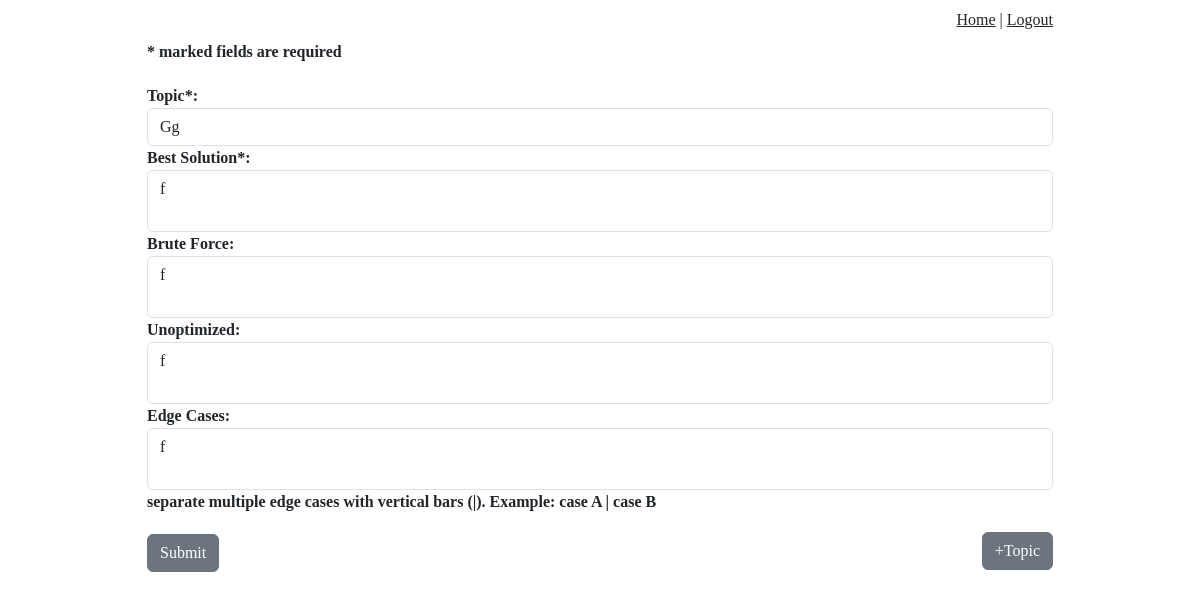
Before: /quizzer/problem/1/update_problem/ (signed in) with the older database file.
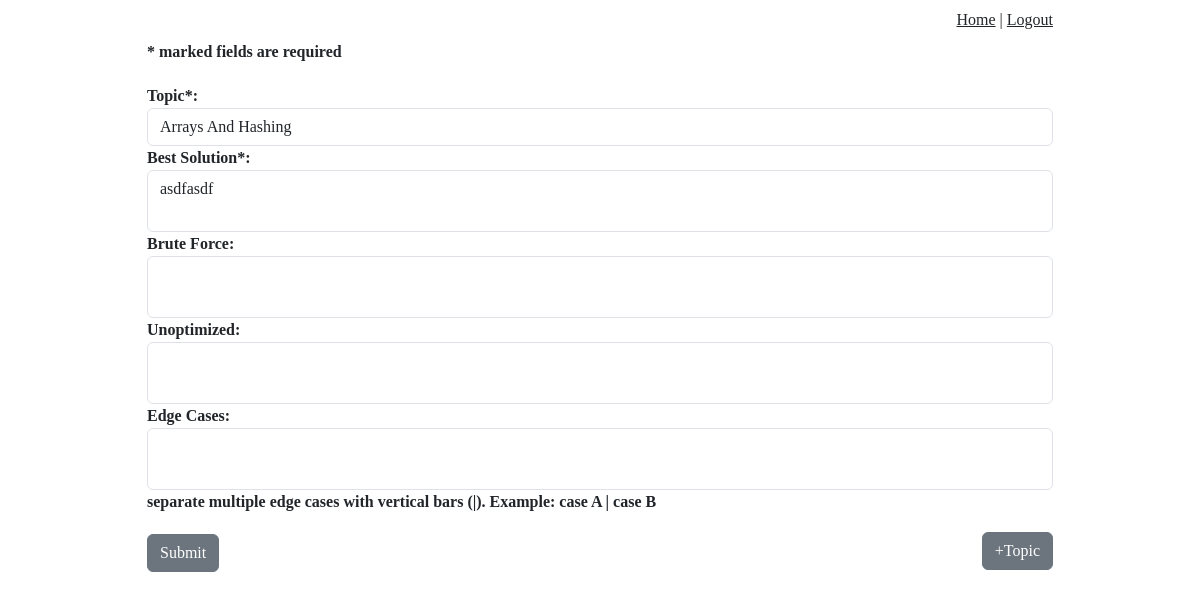
After: the same page with the newer database file.
### leetquizzer/models.py (models this page shows, shortened)
class Problem(models.Model):
    name = models.CharField(max_length=100)
    user = models.ForeignKey(User, on_delete=models.CASCADE)
    number = models.PositiveIntegerField()
    link = models.URLField(max_length=150)
    wrong = models.BooleanField(default=False)
    time = models.DateTimeField(auto_now=True)
    topic = models.ForeignKey('Topic', on_delete=models.CASCADE)
    difficulty = models.ForeignKey('Difficulty', on_delete=models.CASCADE)
    solution = models.TextField(max_length=300)
    option1 = models.TextField(max_length=300, blank=True, null=True)
    option2 = models.TextField(max_length=300, blank=True, null=True)
    edge_case = models.TextField(max_length=300, blank=True, null=True)

### leetquizzer/views.py (the view, shortened to what this page needs)
# urls.py: path('problem/<int:problem_id>/update_problem/', views.UpdateProblem.as_view(), name='update_problem'),
class UpdateProblem(LoginRequiredMixin, View):
    template = 'leetquizzer/problem_create.html'
    success_url = reverse_lazy('leetquizzer:main_menu')
    failure_url = 'leetquizzer/base.html'
    def get(self, request, problem_id):
        problem = get_object_or_404(Problem, pk=problem_id)
        if problem.user != request.user:
            return render(request, self.failure_url)
        initial_dict = {
            "topic": problem.topic,
            "solution": problem.solution,
            "edge_case": problem.edge_case,
            "option1": problem.option1,
            "option2": problem.option2,
        }
        form = UpdateProblemForm(initial=initial_dict)
        context = {'form': form, 'page_title': 'Update Problem'}
        return render(request, self.template, context)

### leetquizzer/forms.py
class UpdateProblemForm(forms.Form):
    topic = forms.ModelChoiceField(
        queryset=topic, label='Topic*', widget=choice_widget)
    solution = forms.CharField(
        max_length=300, label='Best Solution*', widget=textarea_widget)
    option1 = forms.CharField(max_length=300, required=False, label='Brute Force',
                              widget=textarea_widget)
    option2 = forms.CharField(max_length=300, required=False, label='Unoptimized',
                              widget=textarea_widget)
    edge_case = forms.CharField(max_length=300, required=False, label='Edge Cases',
                                widget=textarea_widget)

### leetquizzer/models.py (called while the page is built)
    def __str__(self):
        return f"{self.name}"

### leetquizzer/templates/leetquizzer/problem_create.html (shortened to what this page needs)
{% extends "leetquizzer/base.html" %}
{% block content %}
    <p>
        <strong>* marked fields are required</strong>
    </p>
    <form action="" method="post" class="pt-1 fw-bolder">
        {{ form.as_table }}
        <p>
            <strong>separate multiple edge cases with vertical bars (|). Example: case A | case B</strong>
        </p>
        <li class="list-group-item d-flex justify-content-between align-items-center">
            <input type="submit" class="btn btn-secondary mt-1" value="Submit">
            <a href="{% url 'leetquizzer:create_topic' %}" class="btn btn-secondary">+Topic</a>
        </li>
    </form>
{% endblock %}

Changed rows visible on the page:
now on this page (row edited): Problem: topic "Arrays And Hashing", solution "asdfasdf"
Other visible differences:
form field topic: "Gg" → (not shown)
form field solution: "f" → (not shown)
form field option1: "f" → (not shown)
form field option2: "f" → (not shown)
form field edge_case: "f" → (not shown)
